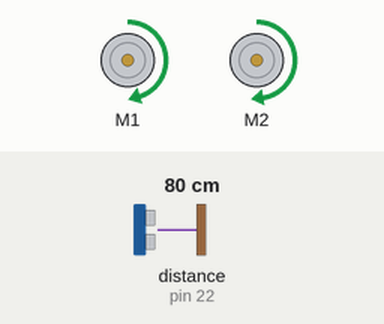
This sketch was run on a simulated Arduino Mega 2560, built with avr-gcc and run on an emulated ATmega2560. Shown: 2 × DC motor (green arrow = forward, orange = backward, longer = faster). Wiring (inferred from the names in the program): ultrasonic range finder: trigger pin 22; echo pin 22. The inputs (shaded band) are chosen by the test bench; at power-on: distance to the obstacle (sensor on pin 22) 80 cm. The echo pulse lasts 58.3 µs per cm; what the sketch prints to the serial monitor is not drawn.

Above: at 0.1 s.
Timing chart, 0 to 1.6 s (numbered marks = the images above):
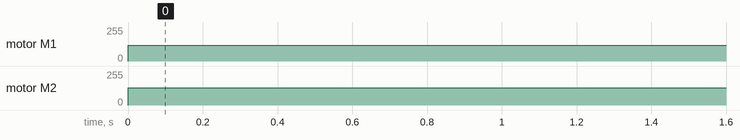

Measured:
- by itself, motor M1: stopped → forward 118/255 at 0.00 s
- by itself, motor M2: stopped → forward 128/255 at 0.00 s

The sketch:

ultrasonic_test.ino
```cpp
//SRF05 sample code//
#include <Adafruit_MotorShield.h>

Adafruit_MotorShield AFMS = Adafruit_MotorShield();

Adafruit_DCMotor *ml = AFMS.getMotor(2);
Adafruit_DCMotor *mr = AFMS.getMotor(1);

int duration;                                //Stores duration of pulse in
int distance;                                // Stores distance
int sensorpin = 22;                           // Pin for SRF05

void setup()
{
  Serial.begin(9600);
  AFMS.begin();

  mr->run(FORWARD);
  mr->setSpeed(118);
  ml->run(FORWARD);
  ml->setSpeed(128);
}

void loop()
{
  pinMode(sensorpin, OUTPUT);
  digitalWrite(sensorpin, LOW);              // Make sure pin is low before sending a short high to trigger ranging
  delayMicroseconds(2);
  digitalWrite(sensorpin, HIGH);             // Send a short 10 microsecond high burst on pin to start ranging
  delayMicroseconds(10);
  digitalWrite(sensorpin, LOW);              // Send pin low again before waiting for pulse back in
  pinMode(sensorpin, INPUT);
  duration = pulseIn(sensorpin, HIGH);       // Reads echo pulse in from SRF05 in micro seconds
  distance = duration/58;                    // Dividing this by 58 gives us a distance in cm
  Serial.println(distance);                  // Wait before looping to do it again
  delay(100);
}
```
